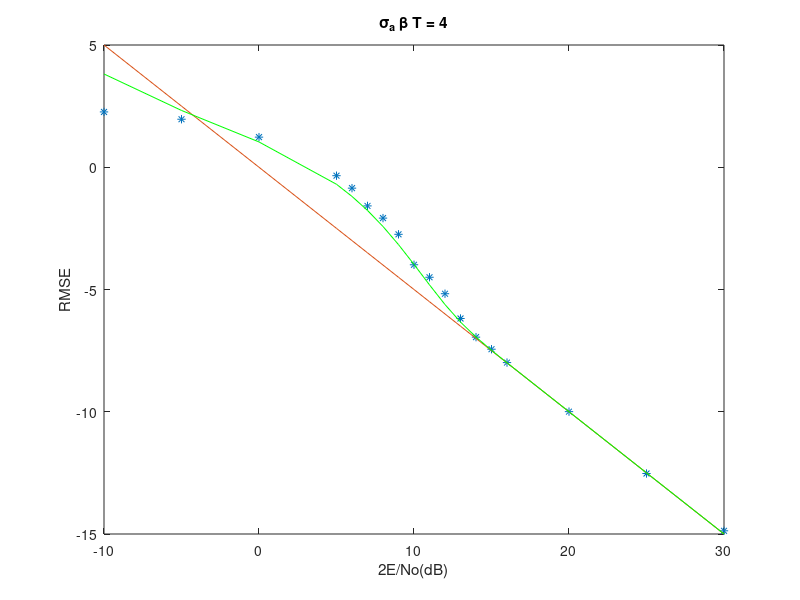

This figure's MATLAB source:
% PFM
% K. Bell
% 10/28/99


fc = 100;            % Carrier Frequency (Hz)
wc= 2*pi*fc;

fs = 1000;           % Sampling Frequency (Hz)
Ts = 1/fs;           % Sampling period (sec)

T = 0.5;             % Observation interval (sec.) >> 1/wc
N = round(T/Ts);     % Samples 
T = N*Ts;            % corrected T
n = [0.5:1:N-0.5];   % n+0.5

                         % |beta*Amax| << wc
beta = 4*sqrt(3);       % modulation index
sigma_a = 2/sqrt(3);     % A ~ U(-sigma_a*sqrt(3),sigma_a*sqrt(3))
Amax = sigma_a*sqrt(3);
M = ceil(Amax*beta*T/pi) % # orthogonal signals

E = 10.^([[-10:5:5] [6:1:16] [20:5:30]]/10);
ns = length(E);
No = 2;
K= 5000;              % monte carlo trials


Ase = zeros(K,ns);    % estimation error squared 
Ca = zeros(1,ns);     % BCRB
mse = zeros(1,ns);    % mse approx.
po = zeros(1,ns);     % po

deltaA = (0.01)*2*pi/(beta*T);                 % grid in A space
L = ceil(2*Amax/deltaA);                       % integer # samples
deltaA = 2*Amax/L;                             % adjust grid
AA = [-Amax+deltaA/2:deltaA:Amax-deltaA/2].';  % grid points
SA = sqrt(2/T)*sin((wc+beta*AA)*(n*Ts-T/2));   % signals


dz = 0.01;                                     % numerical integration for p0
z = [-5:dz:5];
pz = exp(-0.5*(z.^2))/sqrt(2*pi);

for m=1:ns
   Ca(m) = (6*No)/(E(m)*T*T*beta*beta);                    % BCRB
   p2 = (1-0.5*erfc((z+sqrt(E(m)*2/No))/sqrt(2))).^(M-1);  % po calc  
   po(m) = 1-sum(p2.*pz)*dz;
   mse(m) = 2*po(m)*sigma_a^2+ (1-po(m))*Ca(m);            % approx mse
end
for m=1:ns
   for k=1:K
      A = (rand(1,1)-0.5)*2*Amax;    % uniform
      r = sqrt(2*E(m)/T)*sin((wc+beta*A)*(n*Ts-T/2))+sqrt(1/Ts)*sqrt(No/2)*randn(1,N);
      c = (r*SA.')*Ts;               % correlate
      [y,I] = max(c);
      A_hat = AA(I);
      Ase(k,m) = (A_hat-A)^2;
   end
   [m 10*log10(E(m))]
end

Ase_avg = sum(Ase,1)/K;

figure(1)
plot(10*log10(2*E/No),10*log10(sqrt(Ase_avg)),'*')
hold on
plot(10*log10(2*E/No),10*log10(sqrt(Ca)))
plot(10*log10(2*E/No),10*log10(sqrt(mse)),'g')
hold off
xlabel('2E/No(dB)')
ylabel('RMSE')
title(['\sigma_a \beta T = ' num2str(sigma_a*beta*T)])
